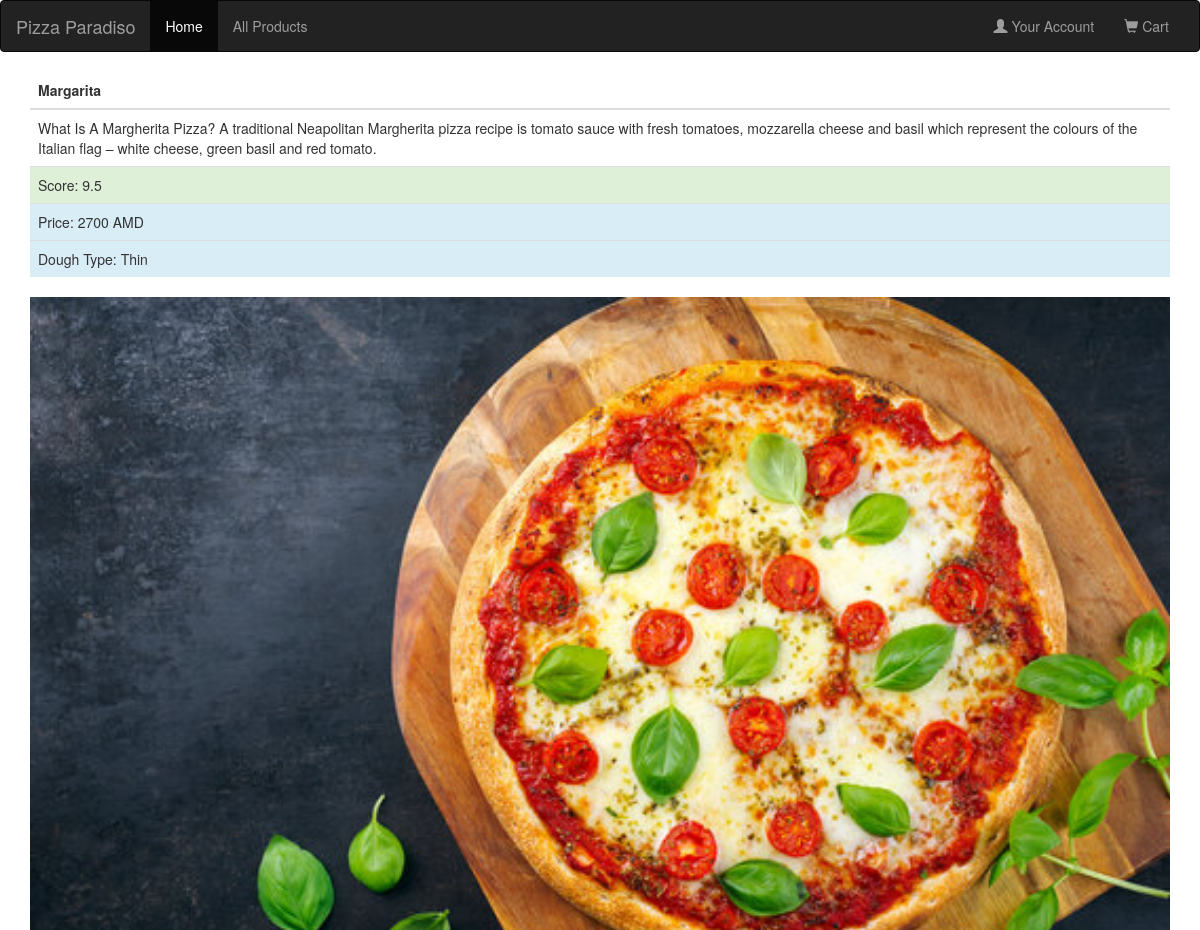
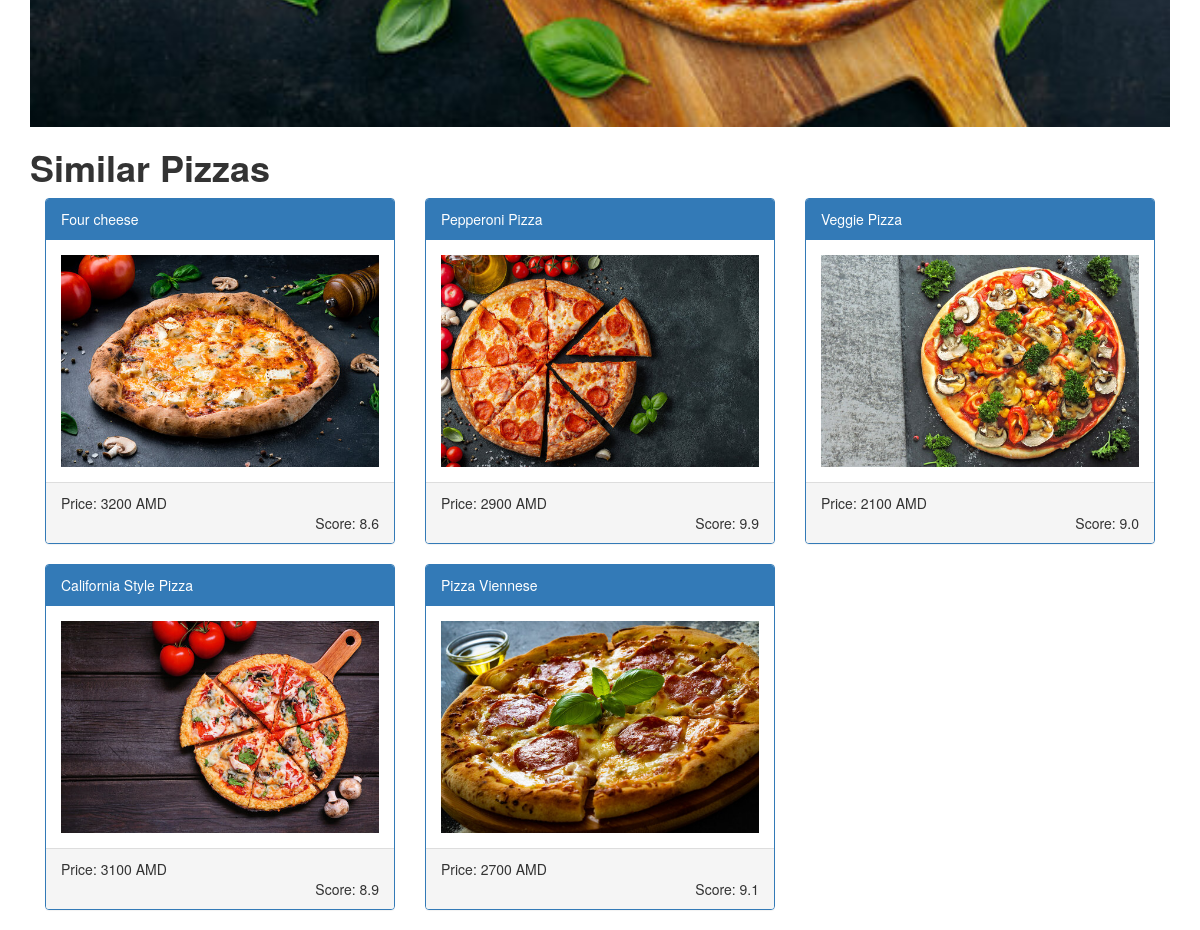
Page /pizza/1/ on the committed database (2 pictures, top to bottom).
### pizzas/models.py (models this page shows, shortened)
class Pizza(models.Model):
    name = models.CharField(max_length=50)
    price = models.PositiveIntegerField()
    score = models.FloatField()
    details = models.TextField(max_length=300)
    image = models.ImageField(null=True, blank=True)
    category = models.ForeignKey('DoughType', null=True,
                                 on_delete=models.PROTECT, verbose_name="Dough")

class DoughType(models.Model):
    dough = models.CharField(max_length=20, db_index=True, verbose_name="Dough type")
    def __str__(self):
        return self.dough

### pizzas/views.py (the view)
# urls.py: path('pizza/<int:id>/', pizza_detail, name='pizza_detail'),
def pizza_detail(request, id):
    pizzas = Pizza.objects.all()
    pizza = get_object_or_404(Pizza, id=id)
    return render(request, 'pizzas/description.html',
                  {'pizza': pizza, 'pizzas': pizzas, 'lower_price': pizza.price - 1000,
                   'upper_price': pizza.price + 1000})

### templates/pizzas/description.html (shortened to what this page needs)
<!DOCTYPE html>
<html lang="en">
<head>
    <link href="https://maxcdn.bootstrapcdn.com/bootstrap/3.4.1/css/bootstrap.min.css" rel="stylesheet">
    <link rel="stylesheet" href="https://maxcdn.bootstrapcdn.com/bootstrap/3.4.1/css/bootstrap.min.css">
</head>
<body>
<nav class="navbar navbar-inverse">
    <div class="container-fluid">
        <div class="navbar-header">
            <a class="navbar-brand" href="#">Pizza Paradiso</a>
        </div>
        <div class="collapse navbar-collapse" id="myNavbar">
            <ul class="nav navbar-nav">
                <li class="active"><a href="{% url 'home_pizzas'%}">Home</a></li>
                <li><a href="{% url 'all_products' %}">All Products</a></li>
            </ul>
            <ul class="nav navbar-nav navbar-right">
                <li><a href="#"><span class="glyphicon glyphicon-user"></span> Your Account</a></li>
                <li><a href="#"><span class="glyphicon glyphicon-shopping-cart"></span> Cart</a></li>
            </ul>
        </div>
    </div>
</nav>
<div class="container">
    <table class="table">
        <thead>
        <tr>
            <th>{{pizza.name}}</th>
        </tr>
        </thead>
        <tbody>
        <tr>
            <td>{{pizza.details}}</td>
        </tr>
        {% block content %}
        {% if pizza.score >= 7 and pizza.score < 9 %}
        <tr class="warning">
            <td>Score: {{pizza.score}}</td>
        </tr>
        {% elif pizza.score >= 9 %}
        <tr class="success">
            <td>Score: {{pizza.score}}</td>
        </tr>
        {% elif pizza.score < 7 %}
        <tr class="danger">
            <td>Score: {{pizza.score}}</td>
        </tr>
        {% endif %}
        {% endblock content%}
        <tr class="info">
            <td>Price: {{pizza.price}} AMD</td>
        </tr>
        <tr class="info">
            <td>Dough Type: {{pizza.category}}</td>
        </tr>
        </tbody>
    </table>
    <div style="text-align: center;">
        {% load static %}
        <img src="{{ pizza.image.url }}"
             alt="{{ pizza.name }}"
             style="width:100%">
    </div>
    <h1><b>Similar Pizzas</b></h1>
    {% for other_pizza in pizzas %}
    {% if other_pizza.name != pizza.name and other_pizza.category == pizza.category%}
    {% if other_pizza.price > lower_price and other_pizza.price < upper_price%}
    <div class="col-sm-4">
        <div class="panel panel-primary" style="style=“background-color:black;”">
            <div class="panel-heading">
                <a href="{% url 'pizza_detail' other_pizza.id %}" style="color: white;">{{ other_pizza.name }}</a>
            </div>
            <div class="panel-body">
                {% if other_pizza.image %}
                {% load static %}
                <img src="{{ other_pizza.image.url }}"
                     alt="{{ other_pizza.name }}"
                     style="width:100%">
                {% else %}
                <img alt="Image" class="img-responsive" src="https://placehold.it/150x80?text=IMAGE"
                     style="width:100%">
                {% endif %}
            </div>
            <div class="panel-footer">
                Price: {{ other_pizza.price }} AMD
                <div class="text-right">
                    Score: {{ other_pizza.score }}
                </div>
            </div>
        </div>
    </div>
    {% endif %}
    {% endif %}
    {% endfor %}
</div>
</body>
</html>

### templates/pizzas/description.html (style rules this page uses)
.panel-primary > .panel-heading { background-color: #000000; border-color: #000000; }
.panel-primary { border-color: #000000; }

### rows in the picture
Pizza: name "Margarita", details "What Is A Margherita Pizza? A traditional Neapolitan Margherita pizza recipe is tomato sauce with fresh tomatoes, mozzarella cheese and basil which represent the colours of the Italian flag – white cheese, green basil and red tomato.", score "9.5", price "2700", category "Thin", image (picture)
Pizza: name "Four cheese", image (picture), price "3200", score "8.6"
Pizza: name "Pepperoni Pizza", image (picture), price "2900", score "9.9"
Pizza: name "Veggie Pizza", image (picture), price "2100", score "9.0"
Pizza: name "California Style Pizza", image (picture), price "3100", score "8.9"
Pizza: name "Pizza Viennese", image (picture), price "2700", score "9.1"
